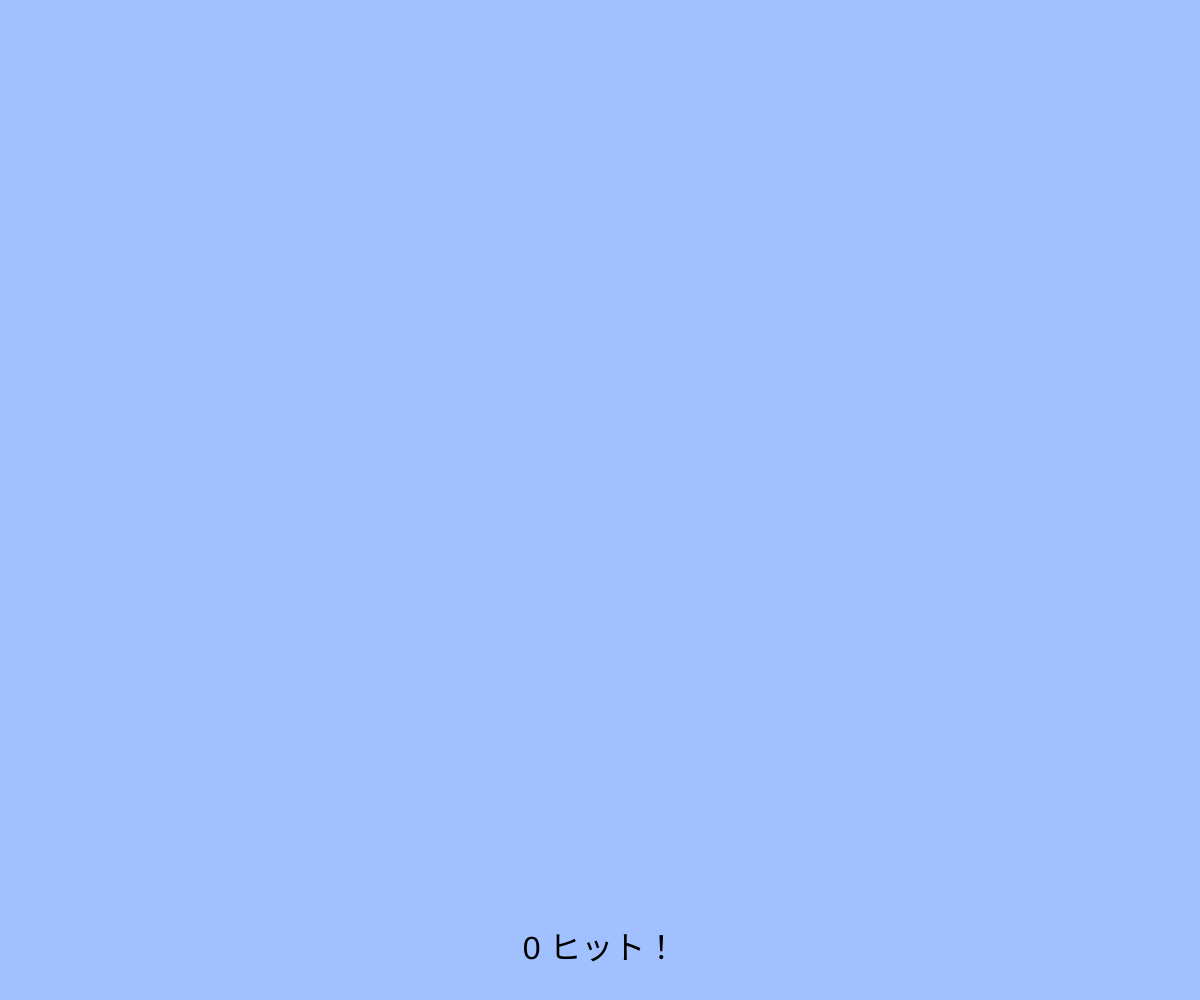
Frame 1 (no input)
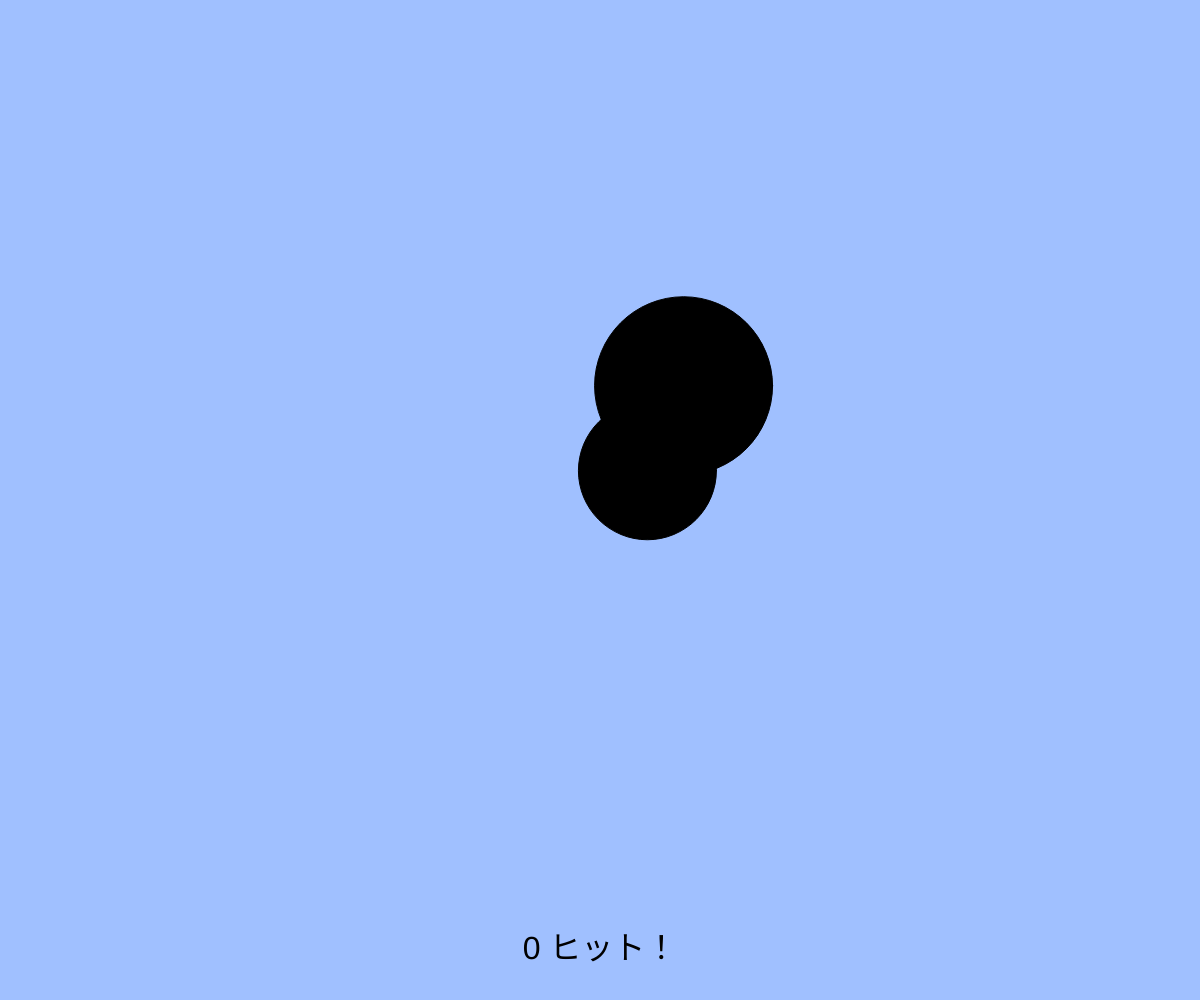
Frame 60 (no input)
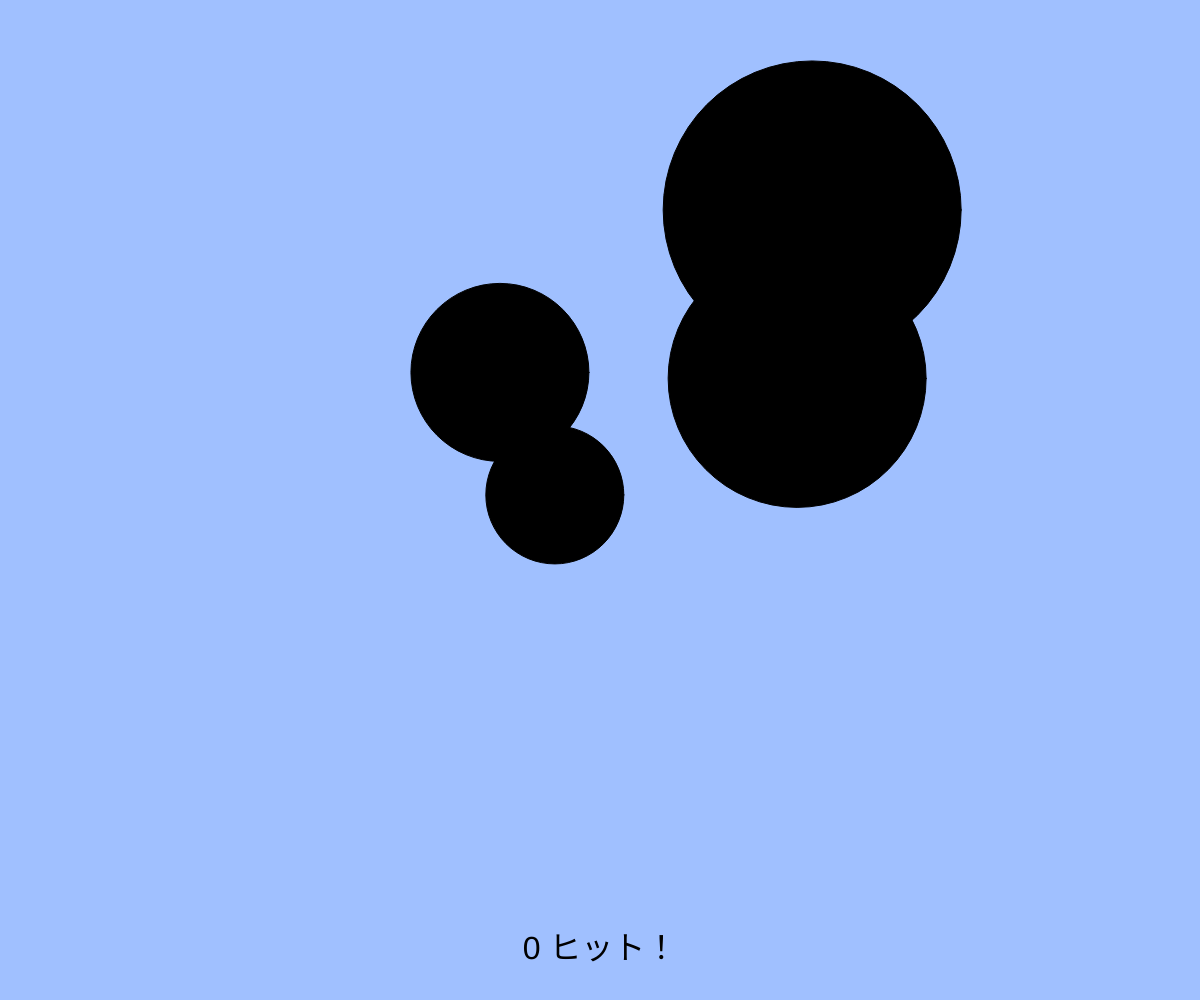
Frame 120 (the mouse pressed at the canvas centre since frame 60)

The p5.js sketch that drew these frames (run headless with seeded random() and noise() and a simulated clock; from frame 60 on, the mouse is pressed at the canvas centre):

// p5.js sketch
// ── sketch.js
// たくさん出てくるアニメーション
let balls;
let targets; // 追加（ボールを当てる的）
let sum_hit;

function setup(){
  createCanvas(windowWidth, windowHeight);
  balls = [];
  targets = [];
  sum_hit = 0;
}

function windowResized(){
  resizeCanvas(windowWidth, windowHeight);
}

function draw(){
  background(160, 192, 255);

  // 的のアニメーション（注意：追加しないと何も起きない）
  for(let i = 0; i < targets.length; i++){
    let t = targets[i];
    fill(0);
    ellipse(t.x, t.y, t.size);
    t.x += t.vx;
    t.y += t.vy;
    t.size += 2;
  }

  // ボールのアニメーション
  for(let i = 0; i < balls.length; i++){
    let b = balls[i];
    fill(255);
    ellipse(b.x, b.y, b.size);
    b.x += b.vx;
    b.y += b.vy;
  }

  // 画面外に出たボールを配列から削除する
  const ballsInCanvas = []; // 画面内のボールを一時的に保持する配列
  for(let i = 0; i < balls.length; i++){
    let b = balls[i];
    if(b.x > 0 && b.x < width && b.y > 0 && b.y < height){ // 画面内
      ballsInCanvas.push(b);
    }
  }
  balls = ballsInCanvas; // 画面内のボールだけを残す

  // 補足：filter 関数を使うともっと簡単に書ける
  // balls = balls.filter(insideCanvas);

  if(frameCount % 20 === 0) { // 20フレームごとに新しい的を追加する
    // BLANK[1] 新しい的オブジェクトを作成して targets 配列に追加しよう
    let gene_t = {x: width/2, y: height/2, size: 100, vx: random(-5, 5), vy: random(-5, 5)}
    targets.push(gene_t)
  }

  // ボールに当たった or 大きくなりすぎた的を配列から削除する
  const activeTargets = []; // 生き残った的を一時的に保持する配列
  for(let i = 0; i < targets.length; i++){
    let t = targets[i];
    if(t.size < 300){ // 大きくなりすぎていない
      let hit = false;
      for(let j = 0; j < balls.length; j++){ // すべてのボールと衝突判定
        let b = balls[j];
        if ((Math.abs(t.x - b.x) < t.size/2*0.8) && (Math.abs(t.y - b.y) < t.size/2*0.8)) {
          hit = true;
          sum_hit ++;
        }
      }
      if(!hit) activeTargets.push(t); // 衝突していなければ生き残る
    }
  }
  targets = activeTargets; // 生き残った的だけを残す

  textSize(32); // 文字サイズを32に設定
  textAlign(CENTER, CENTER); // 文字の基準位置を中央に設定
  text(String(sum_hit)+" ヒット！", width / 2, height-50); // 画面中央に描く
}

function mouseDragged(){
  const dx = mouseX - pmouseX;
  const dy = mouseY - pmouseY;
  if(mag(dx, dy) > 5){
    const b = { x: mouseX, y: mouseY, size: 20, vx: dx, vy: dy };
    balls.push(b);
  }
}

function insideCanvas(b) {
  return b.x > 0 && b.x < width && b.y > 0 && b.y < height;
}
